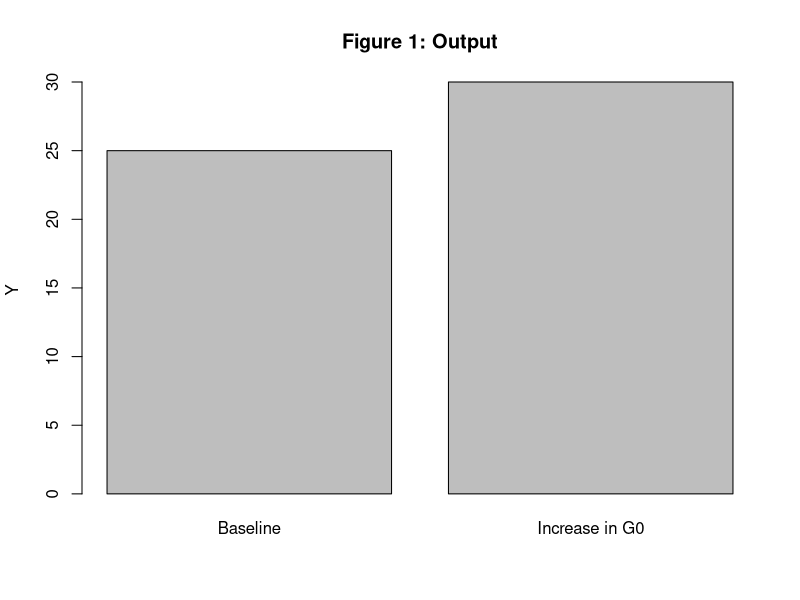
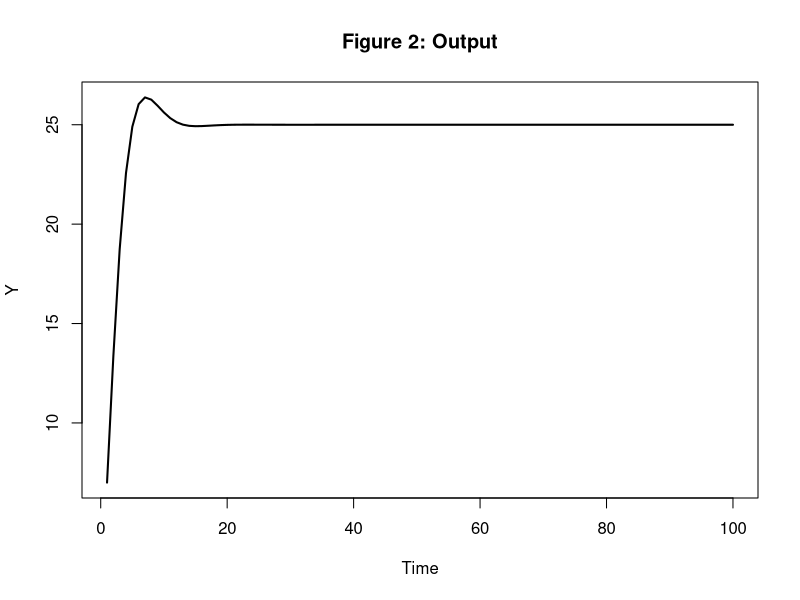
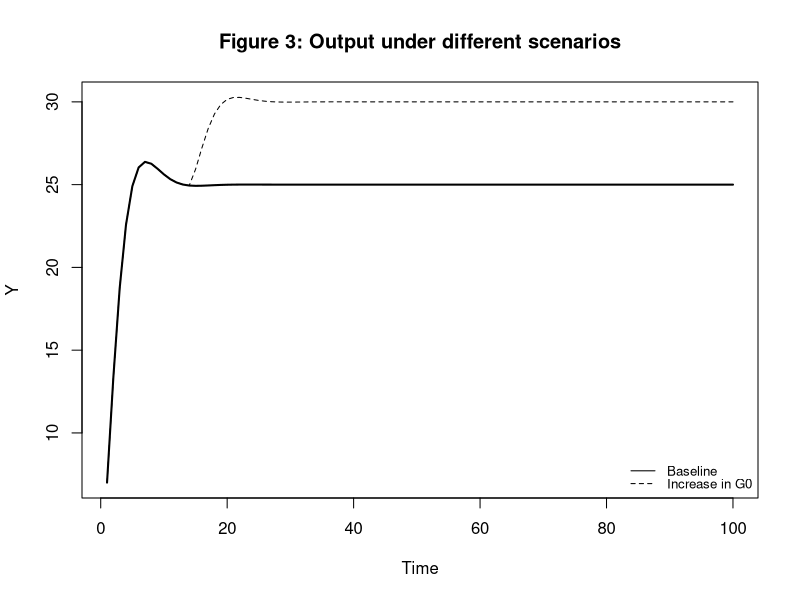
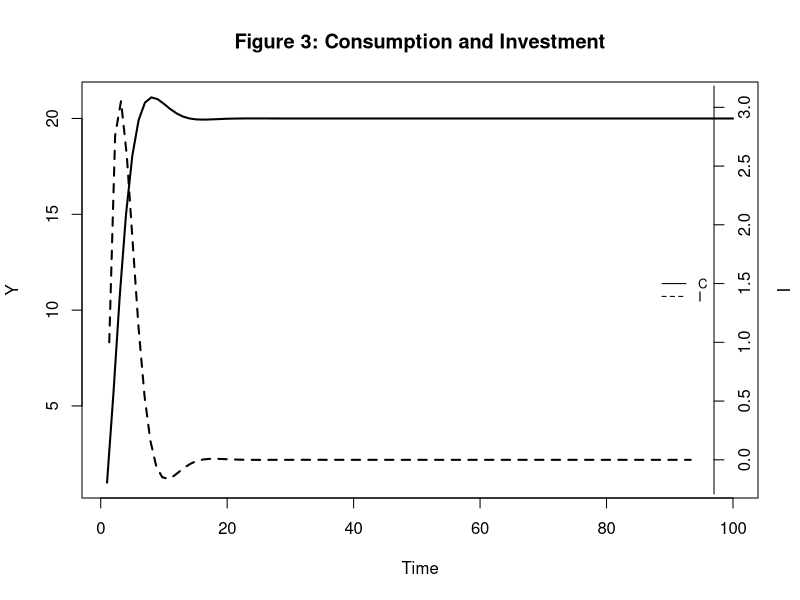
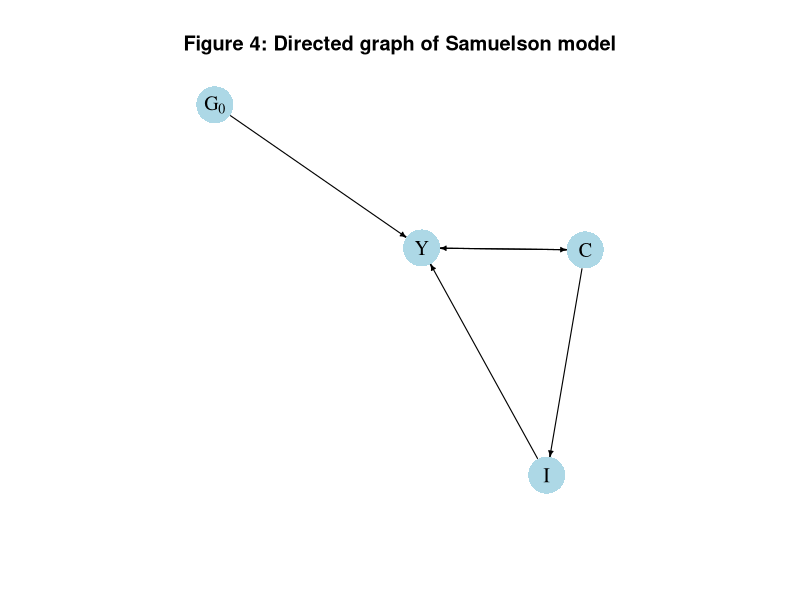

Source code (R) for these figures, in order:
## ---- chunk 1
### Simulate Keynesian goods market model via iteration

#Clear the environment 
rm(list=ls(all=TRUE))

# Set number of parameterisations that will be considered
S=2

# Set fixed parameter values
c0=3
c1=0.8

#Create vector in which equilibrium solutions from different parameterisations will be stored
Y_eq=vector(length=S)
C_eq=vector(length=S)

#Create vector with parameter that will change 
I0=vector(length=S)
I0[1]=5
I0[2]=6

# Initialise endogenous variables at arbitrary positive value 
Y=C=1

#Solve this system numerically through 1000 iterations based on the initialisation
for (i in 1:S){
  for (iteration in 1:1000){
  Y = C + I0[i]
  C = c0 + c1*Y
  } # close iterations loop
  
#Save results for different parameterisations in vector
Y_eq[i]=Y
C_eq[i]=C
} # close parameterisations loop

# Display solutions
Y_eq
C_eq

# Verify solutions for Y
(c0+I0[])/(1-c1)
## ---- chunk 2
### Parameterisation for which method of iteration fails

#Clear the environment 
rm(list=ls(all=TRUE))

# Set number of parameterisations that will be considered
S=2

# Set fixed parameter values
c0=3
c1=1.2

#Create vector in which equilibrium solutions from different parameterisations will be stored
Y_eq=vector(length=S)
C_eq=vector(length=S)

#Create vector with parameter that will change 
I0=vector(length=S)
I0[1]=5
I0[2]=6

# Initialise endogenous variables at arbitrary positive value 
Y=C=1

#Solve this system numerically through 1000 iterations based on the initialisation
for (i in 1:S){
  for (iteration in 1:1000){
  Y = C + I0[i]
  C = c0 + c1*Y
  } # close iterations loop
  
#Save results for different parameterisations in vector
Y_eq[i]=Y
C_eq[i]=C
} # close parameterisations loop

# Display solutions
Y_eq

# Verify solutions for Y
(c0+I0[])/(1-c1)
## ---- chunk 3
### Simulate Samuelson 1939

#Clear the environment 
rm(list=ls(all=TRUE))

# Set number of periods for which you want to simulate
Q=100

# Set number of parameterisations that will be considered
S=2

# Set period in which shock or shift in an will occur
s=15

# Set fixed parameter values
c1=0.8
beta=0.6

# Construct (S x Q) matrices in which values for different periods will be stored; initialise at 1
C=matrix(data=1, nrow=S, ncol=Q)
I=matrix(data=1, nrow=S, ncol=Q)

#Construct matrices for exogenous variable or parameter that will change over time to capture different scenarios
G0=matrix(data=5, nrow=S, ncol=Q)

# Set parameter values for different scenarios
G0[2,s:Q]=6     # scenario: permanent increase in government spending from I0=5 to I0=6 from period s=15 onwards

#Solve this system recursively based on the initialisation
for (i in 1:S){
  for (t in 2:Q){
    C[i,t] = c1*(C[i,t-1] + I[i,t-1] + G0[i,t-1])
    I[i,t] = beta*(c1*(C[i,t-1] + I[i,t-1] + G0[i,t-1]) - C[i,t-1])
  } # close time loop
}   # close scenarios loop

# Calculate output
Y=C+G0+I

# Display solution
Y[,Q]

# Verify solutions for Y
(G0[,Q])/(1-c1)
## ---- chunk 4
# Bar chart of different equilibrium solutions of Samuelson (1939) model
barplot(Y[,Q], ylab="Y", main="Figure 1: Output", names.arg=c("Baseline", "Increase in G0"))
## ---- chunk 5
# Time series chart of output dynamics in Samuelson (1939) model
plot(Y[1, 1:100],type="l", col=1, lwd=2, lty=1, xlab="Time", ylab="Y") 
title(main="Figure 2: Output", cex=0.8)
## ---- chunk 6
# Time series chart of output dynamics for different scenarios in Samuelson (1939) model
plot(Y[1, 1:100],type="l", col=1, lwd=2, lty=1, xlab="Time", ylab="Y", ylim=range(min(Y[1,], Y[2,]), max(Y[1,], Y[2,]))) 
title(main="Figure 3: Output under different scenarios", cex=0.8)
lines(Y[2, 1:100],lty=2)
legend("bottomright", legend=c("Baseline", "Increase in G0"),
       lty=1:2, cex=0.8, bty = "n", y.intersp=0.8)

## ---- chunk 7
# Time series chart of Samuelson (1939) model with separate axes for consumption and investment
plot(C[1, 1:100], type="l", col=1, lwd=2, lty=1, xlab="Time", ylab="Y") 
title(main="Figure 3: Consumption and Investment", cex=0.8)
par(mar = c(5, 4, 4, 4) + 0.3)
par(new = TRUE)
plot(I[1, 1:100], type="l", col=1, lwd=2, lty=2, font.main=1, cex.main=1,ylab = '', axes=FALSE,
     xlab = '', ylim = range(I[1, 1:100]), cex=0.8)
axis(side = 4, at=pretty(range(I[1, 1:100])))  
mtext("I", side = 4, line = 3)
legend("right", legend=c("C", "I"),
       lty=1:2, cex=0.8, bty = "n", y.intersp=0.8)
## ---- chunk 8
## Create directed graph
# Construct auxiliary Jacobian matrix for 4 variables: 
  # endogenous: (1) Y, (2) C, (3) I
  # exogenous: (4) G0
# where non-zero elements in regular Jacobian are set to 1 and zero elements are unchanged

              #1 2 3 4
M_mat=matrix(c(0,1,1,1, #1
               1,0,0,0, #2
               0,1,0,0, #3
               0,0,0,0), #4 
               4, 4, byrow=TRUE)

# Create adjacency matrix from transpose of auxiliary Jacobian and add column names
A_mat=t(M_mat)

# Create directed graph from adjacency matrix
library(igraph)
dg=graph_from_adjacency_matrix(A_mat, mode="directed", weighted= NULL)

# Define node labels
V(dg)$name=c("Y", "C", "I", expression(G[0]))

# Plot directed graph matrix
plot(dg, main="Figure 4: Directed graph of Samuelson model", vertex.size=20, vertex.color="lightblue", 
     vertex.label.color="black", edge.arrow.size=0.3, edge.width=1.1, edge.size=1.2,
     edge.arrow.width=1.2, edge.color="black", vertex.label.cex=1.2, 
     vertex.frame.color="NA", margin=-0.08)
## ---- chunk 9
### Simulate continuous time version of Keynesian goods market model

#Clear the environment 
rm(list=ls(all=TRUE))

# Set number of periods for which you want to simulate
Q=800

# Set number of parameterisations that will be considered
S=1

# Set fixed parameter values
c0=3
c1=0.8
k=8
delta=0.01

# Construct matrices in which values for different periods will be stored; initialise at 1
Y=matrix(data=1, nrow=S, ncol=Q)
C=matrix(data=1, nrow=S, ncol=Q)

#Construct matrices for exogenous variable 
I0=matrix(data=5, nrow=S, ncol=Q)

#Solve this system recursively based on the initialisation
  for (t in 2:Q){
    for (iterations in 1:1000){
    Y[1,t] = Y[1,t-1] + delta*(k*(C[1,t-1] + I0[1,t-1] - Y[1,t-1]))
    C[1,t] = c0 + c1*Y[1,t]
    } # close within-period loop
  } # close time loop


# Verify solutions for Y
(c0+I0[1,Q])/(1-c1)
Y[1,Q]
